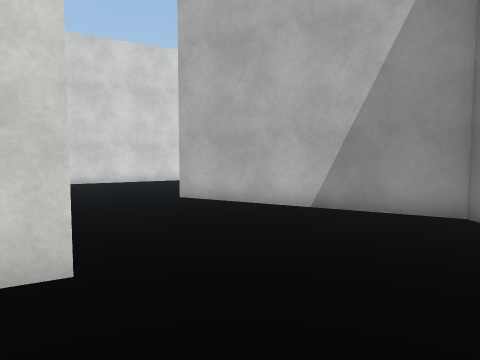
[1] (above)

16 first-person views from a walk through a scene from a Unity 3-D project. The camera is 1.4 m above the floor, tilts 4° down and sees 70° across. The floor is counted in squares, 1 m on a side. Each view is taken from the middle of a square. On the plan, view 1 faces up. The plan holds only what a view shows up to about 15 squares ahead; the rest is blank. The place goes on beyond the plan. The player is left out. Surface patterns are stand-ins for the level's own textures.

[2]
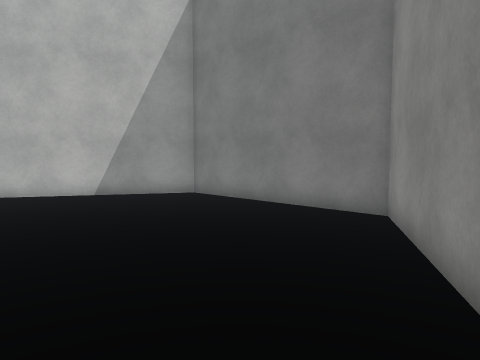

[3]
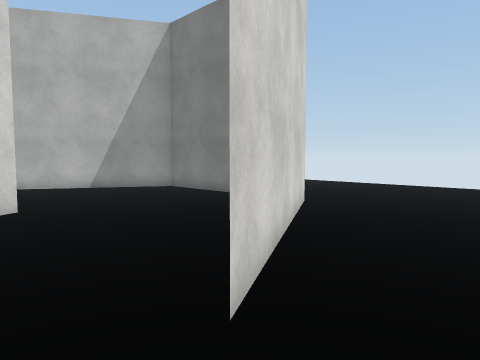

[4]
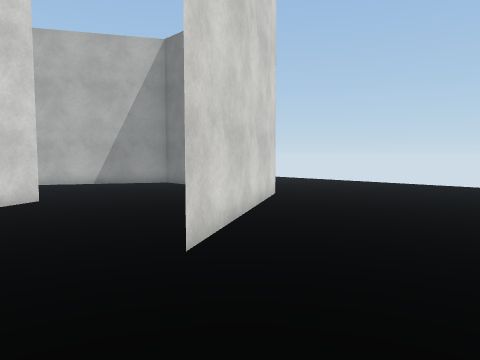

[5]
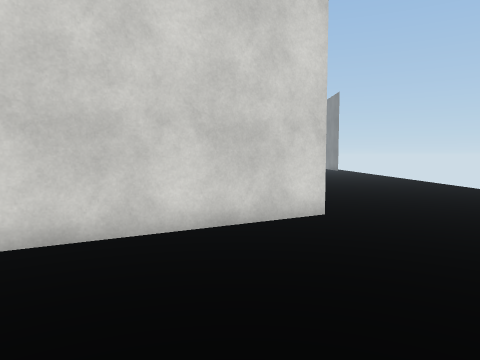

[6]
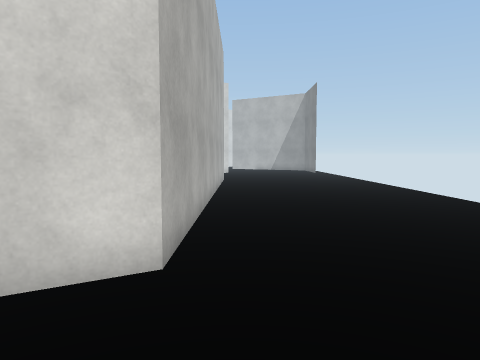

[7]
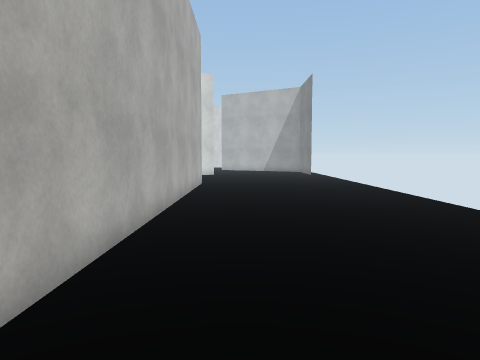

[8]
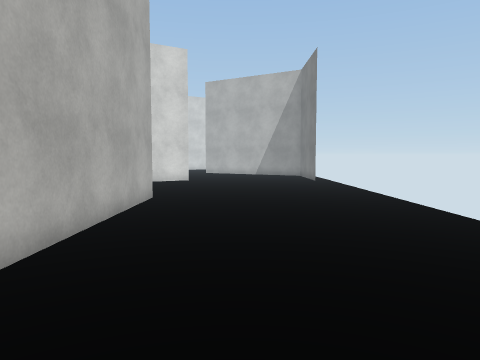

[9]
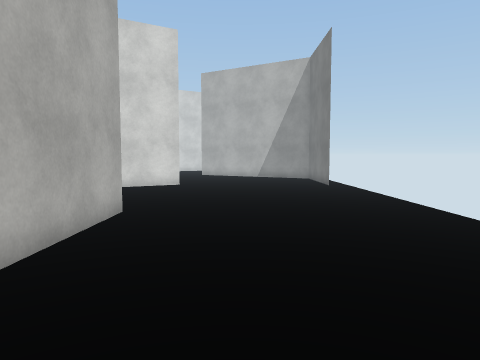

[10]
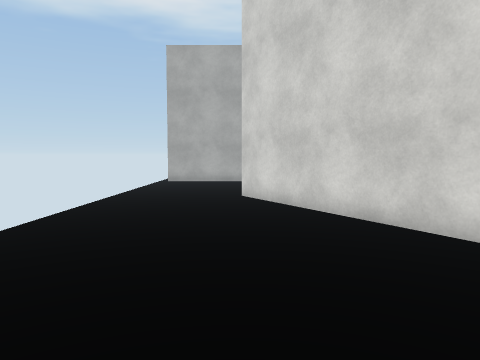

[11]
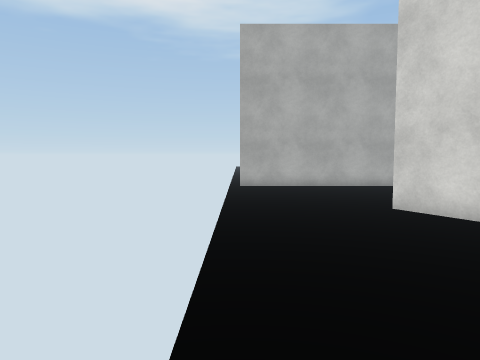

[12]
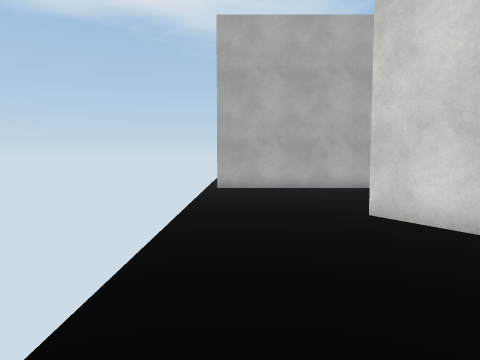

[13]
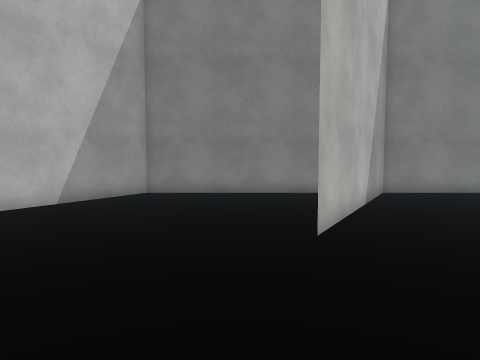

[14]
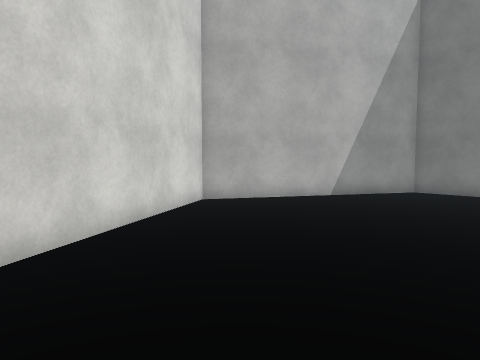

[15]
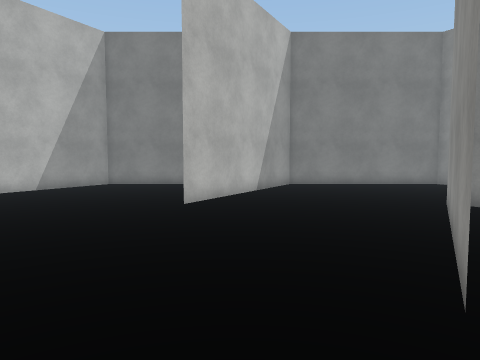

[16]
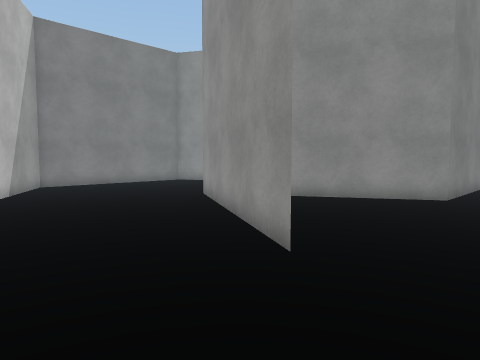

### Floor plan
Points are (right, up) in squares from view 1. A wall is a line through its corners. A room is listed if a view was taken in it or the views show most of it. See-through windows are left out.
Room 1 (views 1, 2, 3, 4, 5, 6, 7, 8, 9, 10, 11, 12, 13, 14, 15, 16)
walls: (-9.1, 8) (-1.9, 3.9) (-3.1, 3.2); (5, 10) (5, 16.6) (-2.1, 20.7) (-8.1, 17.1); (0.6, -2.4) (5, 0.2) (5, 7.5) (-2.2, 11.7); (5, 0.2) (-2.1, -4); (-9, -1.2) (-9, -8); (5, 16.6) (5, 0.2); (-9, -4.9) (-9, -0.2) (-4.7, 2.3)
ways out: gap at (-9, -8)

Positions as (right, up) in squares from view 1, and headings:
1: (0, 0), facing up
2: (-3, -3), facing up-right
3: (-4, -6), facing up-right
4: (-5, -8), facing up-right
5: (3, -8), facing up
6: (6, -4), facing up
7: (7, -1), facing up
8: (8, 5), facing up
9: (8, 8), facing up
10: (10, -4), facing left
11: (7, -8), facing left
12: (6, -7), facing left
13: (-8, 13), facing right
14: (-9, 12), facing up-right
15: (-12, 10), facing right
16: (-12, 12), facing down-right
